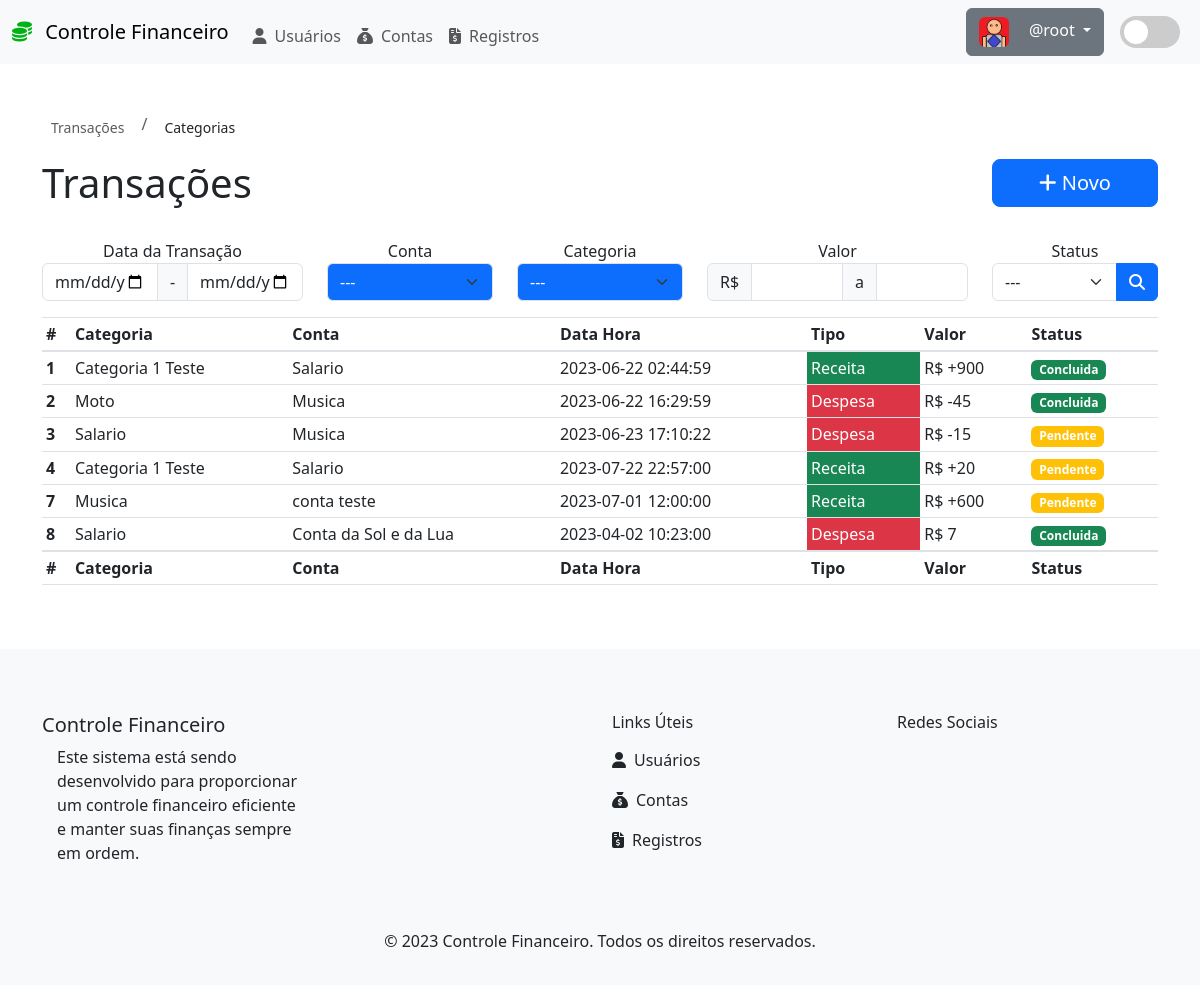
The app's page /?page=listarTransacoes (signed in) with its own data.
### tables this page shows
CREATE TABLE IF NOT EXISTS `registro` (
  `idRegistro` int UNSIGNED NOT NULL AUTO_INCREMENT,
  `Usuario_idUsuario` int UNSIGNED NOT NULL,
  `CategoriaRegistro_idCategoriaRegistro` int UNSIGNED NOT NULL,
  `Conta_idConta` int UNSIGNED NOT NULL,
  `TipoRegistro_idTipoRegistro` int UNSIGNED NOT NULL,
  `valorRegistro` decimal(10,0) DEFAULT NULL,
  `dataRegistro` date DEFAULT NULL,
  `horaRegistro` time DEFAULT NULL,
  `descricaoRegistro` varchar(255) DEFAULT NULL,
  `statusRegistro` tinyint(1) DEFAULT NULL,
  PRIMARY KEY (`idRegistro`),
  KEY `Registro_FKIndex1` (`TipoRegistro_idTipoRegistro`),
  KEY `Registro_FKIndex2` (`Conta_idConta`),
  KEY `Registro_FKIndex3` (`CategoriaRegistro_idCategoriaRegistro`),
  KEY `Registro_FKIndex4` (`Usuario_idUsuario`)
);

CREATE TABLE IF NOT EXISTS `categoriaRegistro` (
  `idCategoriaRegistro` int UNSIGNED NOT NULL AUTO_INCREMENT,
  `TipoRegistro_idTipoRegistro` int UNSIGNED NOT NULL,
  `descricaoCategoriaRegistro` varchar(255) DEFAULT NULL,
  `iconeCategoriaRegistro` varchar(255) DEFAULT NULL,
  `corCategoriaRegistro` varchar(255) DEFAULT NULL,
  `statusCategoriaRegistro` tinyint(1) DEFAULT NULL,
  `permiteFilhos` tinyint(1) DEFAULT NULL,
  `idCategoriaPai` int NOT NULL,
  PRIMARY KEY (`idCategoriaRegistro`),
  KEY `CategoriaRegistro_FKIndex1` (`TipoRegistro_idTipoRegistro`)
);

CREATE TABLE IF NOT EXISTS `conta` (
  `idConta` int UNSIGNED NOT NULL AUTO_INCREMENT,
  `CategoriaConta_idCategoriaConta` int UNSIGNED NOT NULL,
  `Usuario_idUsuario` int UNSIGNED NOT NULL,
  `nomeConta` varchar(255) DEFAULT NULL,
  `corConta` varchar(255) DEFAULT NULL,
  `saldoConta` float DEFAULT NULL,
  `statusConta` tinyint(1) DEFAULT NULL,
  PRIMARY KEY (`idConta`),
  KEY `Conta_FKIndex1` (`Usuario_idUsuario`),
  KEY `Conta_FKIndex2` (`CategoriaConta_idCategoriaConta`)
);

CREATE TABLE IF NOT EXISTS `tipoRegistro` (
  `idTipoRegistro` int UNSIGNED NOT NULL AUTO_INCREMENT,
  `descricaoTipoRegistro` varchar(255) DEFAULT NULL,
  `statusTipoRegistro` tinyint(1) DEFAULT NULL,
  PRIMARY KEY (`idTipoRegistro`)
);

### src/database/querys.php (called while the page is built, shortened)
<?php
function getContaById($idConta, $conn)
{
  $sql = "SELECT * FROM conta WHERE idConta = {$idConta}";
  $res = $conn->query($sql) or die($conn->error);
  $qtd = $res->num_rows;
  if ($qtd > 0) {
    $row = $res->fetch_object();
    return $row;
  } else {
    return "Conta não encontrada";
  }
}
function getCategoriaRegistroById($idCategoriaRegistro, $conn)
{
  $sql = "SELECT * FROM categoriaRegistro WHERE idCategoriaRegistro = {$idCategoriaRegistro}";
  $res = $conn->query($sql) or die($conn->error);
  $qtd = $res->num_rows;
  if ($qtd > 0) {
    $row = $res->fetch_object();
    return $row;
  } else {
    return "Categoria não encontrada";
  }
}
function getTipoRegistroById($idTipoRegistro, $conn)
{
  $sql = "SELECT * FROM tipoRegistro WHERE idTipoRegistro = {$idTipoRegistro}";
  $res = $conn->query($sql) or die($conn->error);
  $qtd = $res->num_rows;
  if ($qtd > 0) {
    $row = $res->fetch_object();
    return $row;
  } else {
    return "Tipo de registro não encontrado";
  }
}
function getTransations($conn)
{
  $sql = "SELECT * FROM registro";
  $res = $conn->query($sql) or die($conn->error);
  $qtd = $res->num_rows;
  if ($qtd > 0) {
    return $res;
  } else {
    return 0;
  }
}

### src/registro/transacao/listaTransacoes.php (the view, shortened to what this page needs)
<div class="row">
  <nav aria-label="breadcrumb">
    <ol class="breadcrumb">
      <li class="breadcrumb-item active">
        <a class="btn btn-sm btn-link" onclick="location.href='?page=listarTransacoes'">Transações</a>
      </li>
      <li class="breadcrumb-item">
        <a class="btn btn-sm btn-link" onclick="location.href='?page=listarCategoriaRegistro'">Categorias</a>
      </li>
    </ol>
  </nav>
</div>
<div class="row">
  <div class="col-10">
    <h1>Transações</h1>
  </div>
  <div class="col-2">
    <button type="button" class="btn btn-primary btn-lg btn-block" data-toggle="modal" data-target="#modalCadastraRegistro">
      <i class="fa-solid fa-plus"></i> Novo
    </button>
  </div>
</div>
<br>
<form class="form-inline my-2 my-lg-0">
  <div class="row">
    <div class="col-md-3">
      <label for="">Data da Transação</label>
      <div class="input-group mb-3">
        <input type="date" class="form-control" name="" id="" value="now()">
        <span class="input-group-text">-</span>
        <input type="date" class="form-control" name="" id="">
      </div>
    </div>
    <div class="col-md-2">
      <label for="">Conta</label>
      <div class="input-group mb-3">
        <select class="form-select text-bg-primary">
          <option selected>---</option>
        </select>
      </div>
    </div>
    <div class="col-md-2">
      <label for="">Categoria</label>
      <div class="input-group mb-3">
        <select class="form-select text-bg-primary">
          <option selected>---</option>
        </select>
      </div>
    </div>
    <div class="col-md-3">
      <label for="">Valor</label>
      <div class="input-group mb-3">
        <span class="input-group-text">R$</span>
        <input type="number" class="form-control" name="" id="" value="now()">
        <span class="input-group-text">a</span>
        <input type="number" class="form-control" name="" id="">
      </div>
    </div>
    <div class="col-md-2">
      <label for="">Status</label>
      <div class="input-group mb-3">
        <select class="form-select text-bg-secundary" id="status-select">
          <option selected>---</option>
        </select>
        <button class="btn btn-primary" type="button" id="button-addon2">
          <i class="fa-solid fa-magnifying-glass"></i>
        </button>
      </div>
    </div>
  </div>
</form>
<table class="table table-sm table-hover ">
  <thead>
    <tr>
      <th scope="col">#</th>
      <th scope="col">Categoria</th>
      <th scope="col">Conta</th>
      <th scope="col">Data Hora</th>
      <th scope="col">Tipo</th>
      <th scope="col">Valor</th>
      <th scope="col">Status</th>
    </tr>
  </thead>
  <tbody>
    <?php
    $transacoes = getTransations($conn);
    while ($transacao = $transacoes->fetch_object()) {
      $tipoRegistroAtual = getTipoRegistroById($transacao->TipoRegistro_idTipoRegistro, $conn);
      $corTipoRegistro = $tipoRegistroAtual->descricaoTipoRegistro == "Despesa" ? "danger" : "success";
      $categoriaRegistro = getCategoriaRegistroById($transacao->CategoriaRegistro_idCategoriaRegistro, $conn);
      $contaRegistro = getContaById($transacao->Conta_idConta, $conn);
      switch ($transacao->statusRegistro) {
        case 1:
          $statusCor = "success";
          $statusName = "Concluida";
          break;
        case 2:
          $statusCor = "warning";
          $statusName = "Pendente";
          break;
      }
    ?>
      <tr>
        <th scope="row"><?php echo $transacao->idRegistro ?></th>
        <td><?php echo $categoriaRegistro->descricaoCategoriaRegistro ?></td>
        <td><?php echo $contaRegistro->nomeConta ?></td>
        <td><?php echo $transacao->dataRegistro . ' ' . $transacao->horaRegistro ?></td>
        <td class="text-bg-<?php echo $corTipoRegistro ?>"><?php echo $tipoRegistroAtual->descricaoTipoRegistro ?></td>
        <td><?php
                echo $tipoRegistroAtual->idTipoRegistro == 1  ? 'R$ +'. $transacao->valorRegistro : 'R$ ' . $transacao->valorRegistro;
                ?>
        </td>
        <td>
          <span class="badge bg-<?php echo $statusCor ?>">
            <?php echo $statusName ?>
          </span>
        </td>
      </tr>
    <?php }
    ?>
  </tbody>
  <tfooter>
    <tr>
      <th scope="col">#</th>
      <th scope="col">Categoria</th>
      <th scope="col">Conta</th>
      <th scope="col">Data Hora</th>
      <th scope="col">Tipo</th>
      <th scope="col">Valor</th>
      <th scope="col">Status</th>
    </tr>
  </tfooter>
</table>

### records on screen
registro: idRegistro "1", categoriaregistro.descricaoCategoriaRegistro "Categoria 1 Teste", conta.nomeConta "Salario", dataRegistro "2023-06-22", horaRegistro "02:44:59", tiporegistro.descricaoTipoRegistro "Receita", valorRegistro "900", statusRegistro "Concluida"
registro: idRegistro "2", categoriaregistro.descricaoCategoriaRegistro "Moto", conta.nomeConta "Musica", dataRegistro "2023-06-22", horaRegistro "16:29:59", tiporegistro.descricaoTipoRegistro "Despesa", valorRegistro "-45", statusRegistro "Concluida"
registro: idRegistro "3", categoriaregistro.descricaoCategoriaRegistro "Salario", conta.nomeConta "Musica", dataRegistro "2023-06-23", horaRegistro "17:10:22", tiporegistro.descricaoTipoRegistro "Despesa", valorRegistro "-15", statusRegistro "Pendente"
registro: idRegistro "4", categoriaregistro.descricaoCategoriaRegistro "Categoria 1 Teste", conta.nomeConta "Salario", dataRegistro "2023-07-22", horaRegistro "22:57:00", tiporegistro.descricaoTipoRegistro "Receita", valorRegistro "20", statusRegistro "Pendente"
registro: idRegistro "7", categoriaregistro.descricaoCategoriaRegistro "Musica", conta.nomeConta "conta teste", dataRegistro "2023-07-01", horaRegistro "12:00:00", tiporegistro.descricaoTipoRegistro "Receita", valorRegistro "600", statusRegistro "Pendente"
registro: idRegistro "8", categoriaregistro.descricaoCategoriaRegistro "Salario", conta.nomeConta "Conta da Sol e da Lua", dataRegistro "2023-04-02", horaRegistro "10:23:00", tiporegistro.descricaoTipoRegistro "Despesa", valorRegistro "7", statusRegistro "Concluida"

### other values on screen
$_SESSION['username'] "root"
